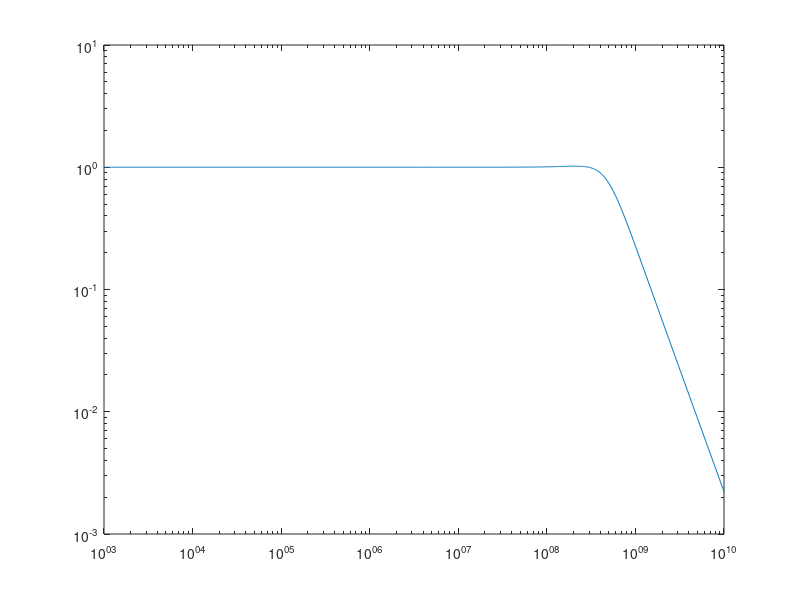

The MATLAB script that drew this image:
C=9.5e-12;
L=12e-9;
R=45;

f=logspace(3,10,1000);
omega=2*pi*f;
H = 1./(i*omega*R*C-omega.^2*L*C+1);

gain=abs(H);
loglog(f,gain) 